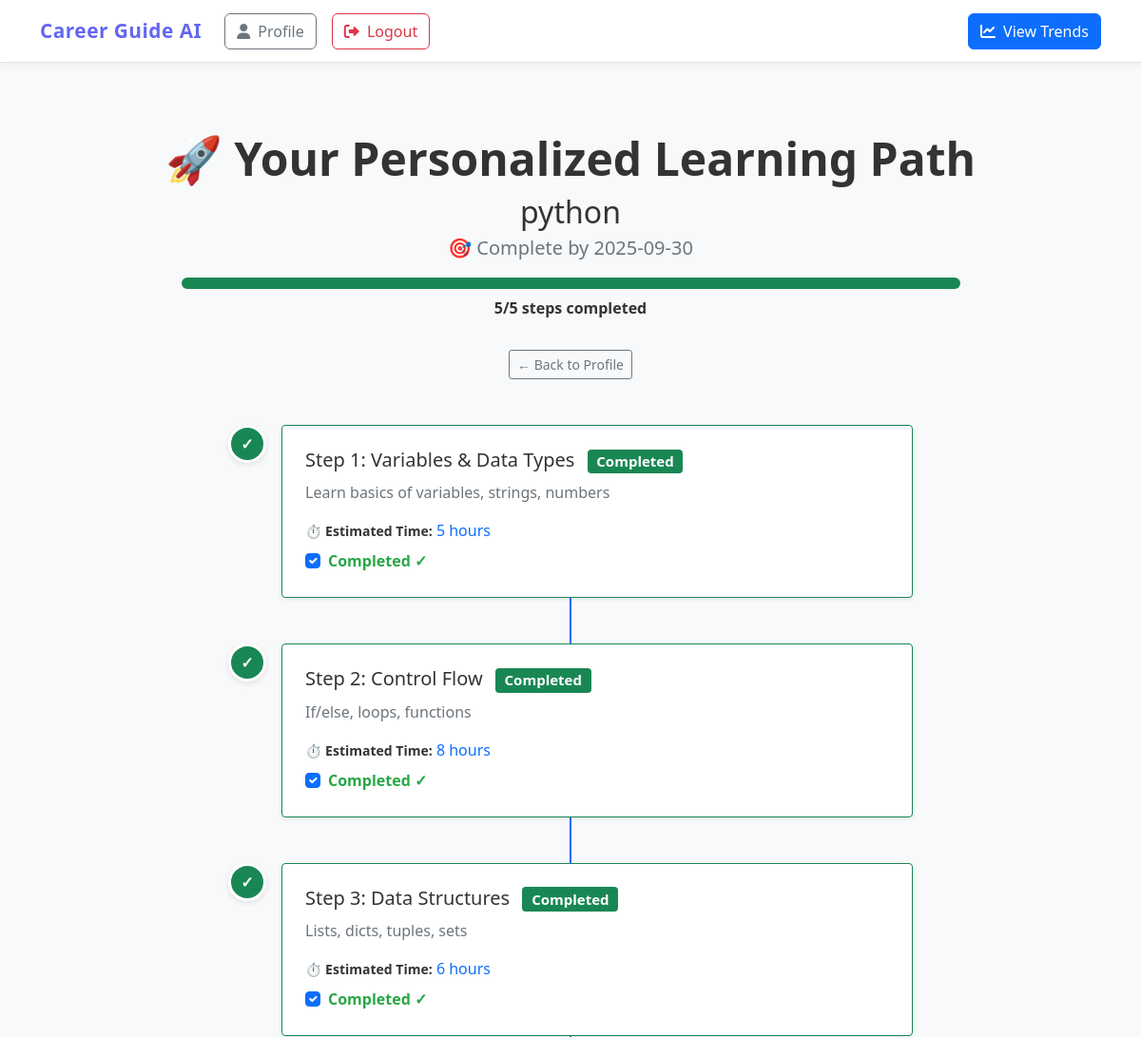
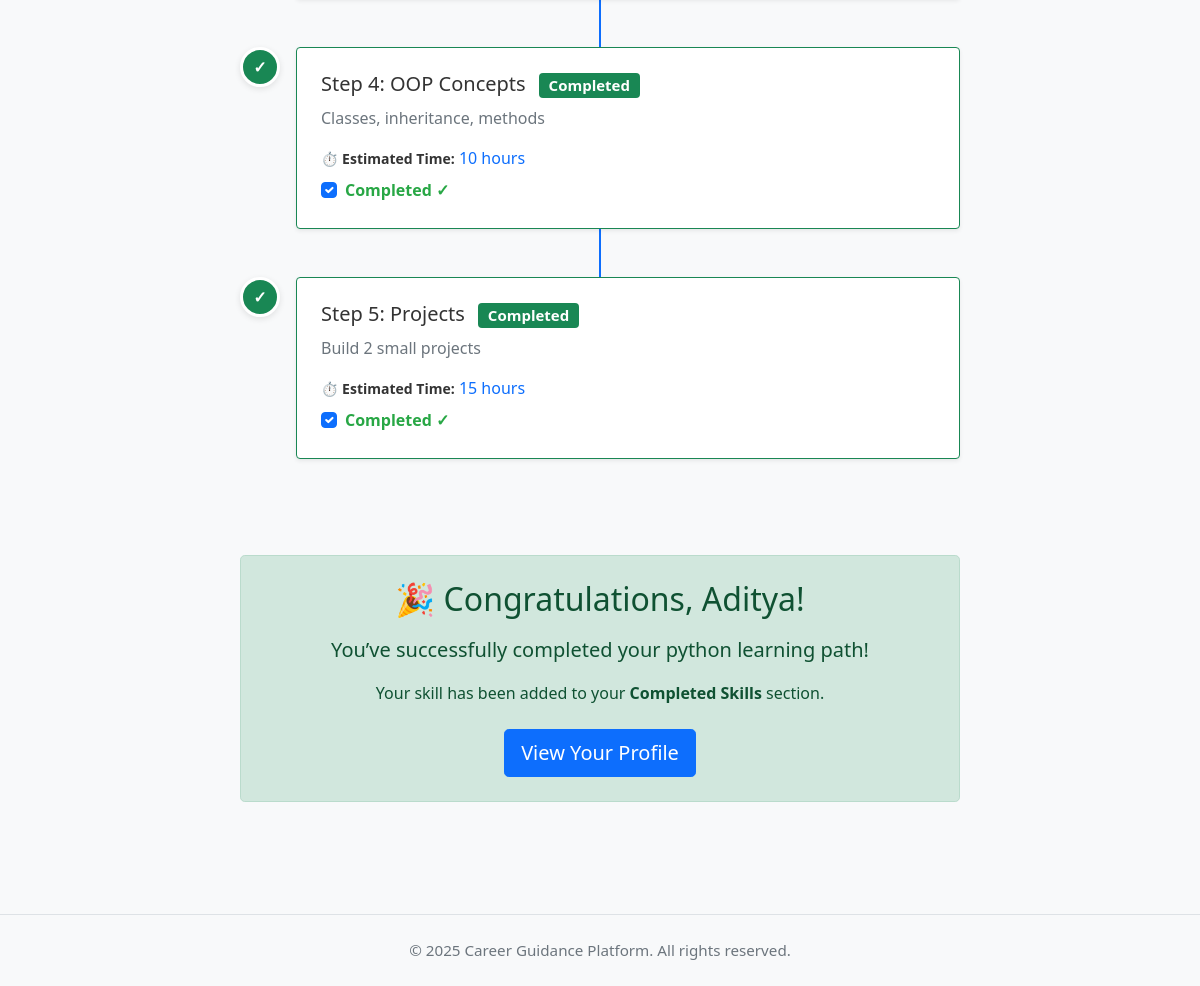
Page /learning_roadmap/1 (signed in) on the committed database (2 pictures, top to bottom).
### tables this page shows
CREATE TABLE user_goals (
        id INTEGER PRIMARY KEY AUTOINCREMENT,
        user_id INTEGER NOT NULL,
        skill_name TEXT NOT NULL,
        target_date DATE,
        created_at DATETIME DEFAULT CURRENT_TIMESTAMP,
        status TEXT DEFAULT 'active',
        completed_at DATETIME
    );

CREATE TABLE user_roadmap_steps (
        id INTEGER PRIMARY KEY AUTOINCREMENT,
        goal_id INTEGER NOT NULL,
        step_title TEXT NOT NULL,
        description TEXT,
        estimated_hours INTEGER,
        order_index INTEGER,
        completed BOOLEAN DEFAULT 0,
        completed_at DATETIME,
        FOREIGN KEY(goal_id) REFERENCES user_goals(id) ON DELETE CASCADE
    );

### app.py (the view)
@app.route("/learning_roadmap/<int:goal_id>")
def learning_roadmap(goal_id):
    if "user_id" not in session:
        return redirect(url_for("login"))
    try:
        conn = sqlite3.connect(DB_PATH)
        c = conn.cursor()
        c.execute("""
            SELECT id, skill_name, target_date, status,
                   (SELECT COUNT(*) FROM user_roadmap_steps WHERE goal_id = user_goals.id) as total_steps,
                   (SELECT COUNT(*) FROM user_roadmap_steps WHERE goal_id = user_goals.id AND completed = 1) as completed_steps
            FROM user_goals
            WHERE id = ? AND user_id = ?
        """, (goal_id, session["user_id"]))
        goal_row = c.fetchone()
        if not goal_row:
            flash("Goal not found or access denied.", "error")
            return redirect(url_for("profile"))
        goal = {
            "id": goal_row[0],
            "skill_name": goal_row[1],
            "target_date": goal_row[2],
            "status": goal_row[3],
            "total_steps": goal_row[4],
            "completed_steps": goal_row[5],
            "progress_percent": int(goal_row[5] / goal_row[4] * 100) if goal_row[4] > 0 else 0
        }
        c.execute("""
            SELECT id, step_title, description, estimated_hours, completed
            FROM user_roadmap_steps
            WHERE goal_id = ?
            ORDER BY order_index
        """, (goal_id,))
        steps = []
        for row in c.fetchall():
            steps.append({
                "id": row[0],
                "step_title": row[1],
                "description": row[2],
                "estimated_hours": row[3],
                "completed": bool(row[4])
            })
        conn.close()
        return render_template("learning_roadmap.html", goal=goal, roadmap_steps=steps)
    except sqlite3.Error as e:
        print(f"Database error: {e}")
        flash("Error loading roadmap.", "error")
        return redirect(url_for("profile"))

### templates/learning_roadmap.html (shortened to what this page needs)
{% extends "layout.html" %}
{% block content %}
<div class="container py-5">
    <div class="text-center mb-5">
        <h1 class="display-5 fw-bold">🚀 Your Personalized Learning Path</h1>
        <h2 class="mb-1">{{ goal.skill_name }}</h2>
        <p class="lead text-muted">
            {% if goal.target_date %}🎯 Complete by {{ goal.target_date }}{% else %}📅 No deadline set{% endif %}
        </p>
        <div class="progress w-75 mx-auto mt-3" style="height: 12px; border-radius: 6px;">
            <div class="progress-bar bg-success" role="progressbar" style="width: {{ goal.progress_percent }}%" aria-valuenow="{{ goal.progress_percent }}" aria-valuemin="0" aria-valuemax="100"></div>
        </div>
        <p class="mt-2"><strong>{{ goal.completed_steps }}/{{ goal.total_steps }} steps completed</strong></p>
        <a href="{{ url_for('profile') }}" class="btn btn-outline-secondary btn-sm mt-3">
            ← Back to Profile
        </a>
    </div>
    <div class="row justify-content-center">
        <div class="col-lg-8">
            <div class="position-relative">
                {% for step in roadmap_steps %}
                    {% set is_completed = step.completed %}
                    {% set is_current = not step.completed and loop.index0 == goal.completed_steps %}
                    {% set color_class = "bg-success" if is_completed else ("bg-warning" if is_current else "bg-light") %}
                    {% set icon = "✓" if is_completed else (loop.index if not is_completed else "") %}
                    <div class="d-flex mb-5 position-relative" style="z-index: 1;">
                        <div class="flex-shrink-0 me-3 d-flex align-items-center justify-content-center rounded-circle {{ color_class }} text-white" style="width: 40px; height: 40px; font-weight: bold; border: 3px solid white; box-shadow: 0 2px 6px rgba(0,0,0,0.1);">
                            {{ icon }}
                        </div>
                        <div class="flex-grow-1 bg-white p-4 rounded shadow-sm border {{ 'border-success' if is_completed else ('border-warning' if is_current else 'border-light') }}">
                            <h5 class="mb-2">
                                Step {{ loop.index }}: {{ step.step_title }}
                                {% if is_completed %}
                                    <span class="badge bg-success ms-2">Completed</span>
                                {% elif is_current %}
                                    <span class="badge bg-warning text-dark ms-2">Next Up</span>
                                {% endif %}
                            </h5>
                            <p class="text-muted mb-3">{{ step.description }}</p>
                            {% if step.estimated_hours %}
                                <p class="mb-2"><small class="fw-bold">⏱️ Estimated Time:</small> <span class="text-primary">{{ step.estimated_hours }} hours</span></p>
                            {% endif %}
                            <div class="form-check">
                                <input class="form-check-input step-checkbox" type="checkbox" data-step-id="{{ step.id }}" {% if step.completed %}checked{% endif %}>
                                <label class="form-check-label">
                                    {% if step.completed %}
                                        Completed ✓
                                    {% else %}
                                        Mark as Complete
                                    {% endif %}
                                </label>
                            </div>
                        </div>
                    </div>
                {% endfor %}
            </div>
        </div>
    </div>
    {% if goal.status == 'completed' %}
    <div class="row justify-content-center mt-5">
        <div class="col-lg-8">
            <div class="alert alert-success text-center rounded-3 py-4">
                <h2 class="mb-3">🎉 Congratulations, {{ session.username }}!</h2>
                <p class="lead">You’ve successfully completed your <strong>{{ goal.skill_name }}</strong> learning path!</p>
                <p>Your skill has been added to your <strong>Completed Skills</strong> section.</p>
                <a href="{{ url_for('profile') }}" class="btn btn-primary btn-lg mt-2">View Your Profile</a>
            </div>
        </div>
    </div>
    {% endif %}
</div>
{% endblock %}

### templates/layout.html (style rules this page uses)
body { font-family: 'Segoe UI', Tahoma, Geneva, Verdana, sans-serif; background-color: #f8f9fa; color: #333; }
a { text-decoration: none; }

### templates/learning_roadmap.html (style rules this page uses)
.step-checkbox:checked + label { color: #28a745; font-weight: bold; }

### rows in the picture
user_goals: skill_name "python", target_date "2025-09-30"
user_roadmap_steps: icon "✓", step_title "Variables & Data Types", description "Learn basics of variables, strings, numbers", estimated_hours "5", completed "☑", shows "Completed ✓"
user_roadmap_steps: icon "✓", step_title "Control Flow", description "If/else, loops, functions", estimated_hours "8", completed "☑", shows "Completed ✓"
user_roadmap_steps: icon "✓", step_title "Data Structures", description "Lists, dicts, tuples, sets", estimated_hours "6", completed "☑", shows "Completed ✓"
user_roadmap_steps: icon "✓", step_title "OOP Concepts", description "Classes, inheritance, methods", estimated_hours "10", completed "☑", shows "Completed ✓"
user_roadmap_steps: icon "✓", step_title "Projects", description "Build 2 small projects", estimated_hours "15", completed "☑", shows "Completed ✓"

### other values in the picture
{{ goal.completed_steps }} "5"
{{ goal.total_steps }} "5"
{{ session.username }} "Aditya"
